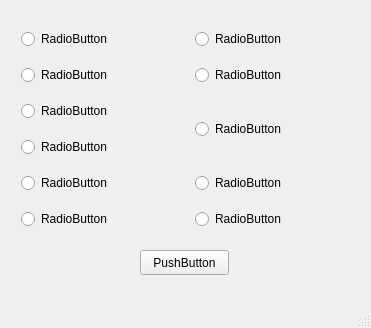
<?xml version="1.0" encoding="UTF-8"?>
<ui version="4.0">
 <class>BookMage</class>
 <widget class="QMainWindow" name="BookMage">
  <property name="geometry">
   <rect>
    <x>0</x>
    <y>0</y>
    <width>371</width>
    <height>328</height>
   </rect>
  </property>
  <property name="windowTitle">
   <string>MainWindow</string>
  </property>
  <widget class="QWidget" name="centralwidget">
   <widget class="QPushButton" name="pushButton">
    <property name="geometry">
     <rect>
      <x>140</x>
      <y>250</y>
      <width>89</width>
      <height>25</height>
     </rect>
    </property>
    <property name="text">
     <string>PushButton</string>
    </property>
   </widget>
   <widget class="QWidget" name="">
    <property name="geometry">
     <rect>
      <x>21</x>
      <y>19</y>
      <width>341</width>
      <height>221</height>
     </rect>
    </property>
    <layout class="QGridLayout" name="gridLayout">
     <item row="0" column="0">
      <widget class="QRadioButton" name="radioButton">
       <property name="text">
        <string>RadioButton</string>
       </property>
      </widget>
     </item>
     <item row="0" column="1">
      <widget class="QRadioButton" name="radioButton_4">
       <property name="text">
        <string>RadioButton</string>
       </property>
      </widget>
     </item>
     <item row="1" column="0">
      <widget class="QRadioButton" name="radioButton_2">
       <property name="text">
        <string>RadioButton</string>
       </property>
      </widget>
     </item>
     <item row="1" column="1">
      <widget class="QRadioButton" name="radioButton_5">
       <property name="text">
        <string>RadioButton</string>
       </property>
      </widget>
     </item>
     <item row="2" column="0">
      <widget class="QRadioButton" name="radioButton_3">
       <property name="text">
        <string>RadioButton</string>
       </property>
      </widget>
     </item>
     <item row="2" column="1" rowspan="2">
      <widget class="QRadioButton" name="radioButton_6">
       <property name="text">
        <string>RadioButton</string>
       </property>
      </widget>
     </item>
     <item row="3" column="0">
      <widget class="QRadioButton" name="radioButton_7">
       <property name="text">
        <string>RadioButton</string>
       </property>
      </widget>
     </item>
     <item row="4" column="0">
      <widget class="QRadioButton" name="radioButton_8">
       <property name="text">
        <string>RadioButton</string>
       </property>
      </widget>
     </item>
     <item row="5" column="1">
      <widget class="QRadioButton" name="radioButton_9">
       <property name="text">
        <string>RadioButton</string>
       </property>
      </widget>
     </item>
     <item row="4" column="1">
      <widget class="QRadioButton" name="radioButton_10">
       <property name="text">
        <string>RadioButton</string>
       </property>
      </widget>
     </item>
     <item row="5" column="0">
      <widget class="QRadioButton" name="radioButton_11">
       <property name="text">
        <string>RadioButton</string>
       </property>
      </widget>
     </item>
    </layout>
   </widget>
  </widget>
  <widget class="QMenuBar" name="menubar">
   <property name="geometry">
    <rect>
     <x>0</x>
     <y>0</y>
     <width>371</width>
     <height>22</height>
    </rect>
   </property>
  </widget>
  <widget class="QStatusBar" name="statusbar"/>
 </widget>
 <resources/>
 <connections/>
</ui>
